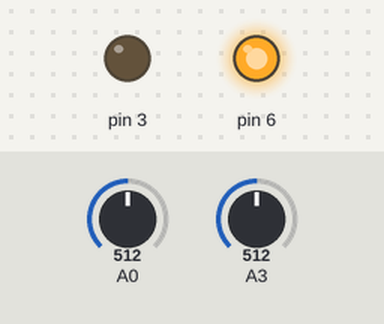
Simulated run of this sketch. Board: Arduino Uno, built with avr-gcc and run on an emulated ATmega328P. Parts: output pins drawn as LEDs (lit = HIGH). Inputs (shaded band) come from the test bench; at power-on: A0 = 512, A3 = 512. Storage starts empty; what the sketch prints to the serial monitor is not drawn.

Above: at 0.1 s.
At 3.6 s:
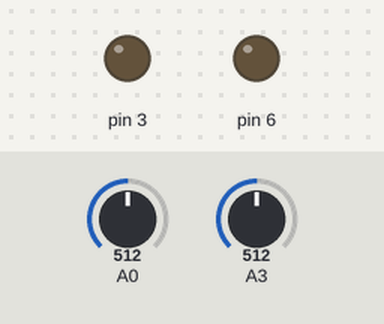
Timing chart, 0 to 5.4 s (numbered marks = the images above):
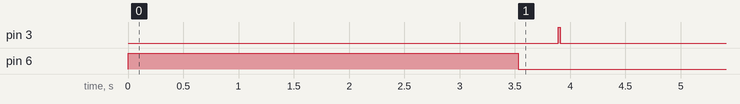

The sketch:

SDCard.ino
```cpp
/*
  CosmicWatch Desktop Muon Detector Arduino Code

  This code is used to record data to the built in microSD card reader/writer.

  Questions?
  Spencer N. Axani
  saxani@mit.edu

  Requirements: Sketch->Include->Manage Libraries:
  SPI, EEPROM, SD, and Wire are probably already installed.
  1. Adafruit SSD1306     -- by Adafruit Version 1.0.1
  2. Adafruit GFX Library -- by Adafruit Version 1.0.2
  3. TimerOne             -- by Jesse Tane et al. Version 1.1.0
*/

#include <SPI.h>
#include <SD.h>
#include <EEPROM.h>

#define SDPIN 10
SdFile root;
Sd2Card card;
SdVolume volume;

File myFile;

const int SIGNAL_THRESHOLD    = 50;        // Min threshold to trigger on
const int RESET_THRESHOLD     = 25;

const int LED_BRIGHTNESS      = 255;         // Brightness of the LED [0,255]

//Calibration fit data for 10k,10k,249,10pf; 20nF,100k,100k, 0,0,57.6k,  1 point
const long double cal[] = {-9.085681659276021e-27, 4.6790804314609205e-23, -1.0317125207013292e-19,
  1.2741066484319192e-16, -9.684460759517656e-14, 4.6937937442284284e-11, -1.4553498837275352e-08,
   2.8216624998078298e-06, -0.000323032620672037, 0.019538631135788468, -0.3774384056850066, 12.324891083404246};

const int cal_max = 1023;

//initialize variables
char detector_name[40];

unsigned long time_stamp                    = 0L;
unsigned long measurement_deadtime          = 0L;
unsigned long time_measurement              = 0L;      // Time stamp
unsigned long interrupt_timer               = 0L;      // Time stamp
int           start_time                    = 0L;      // Start time reference variable
long int      total_deadtime                = 0L;      // total time between signals

unsigned long measurement_t1;
unsigned long measurement_t2;

float temperatureC;


long int      count                         = 0L;         // A tally of the number of muon counts observed
float         last_adc_value                = 0;
char          filename[]                    = "File_000.txt";
int           Mode                          = 1;

byte SLAVE;
byte MASTER;
byte keep_pulse;


void setup() {
  analogReference (EXTERNAL);
  ADCSRA &= ~(bit (ADPS0) | bit (ADPS1) | bit (ADPS2));    // clear prescaler bits
  //ADCSRA |= bit (ADPS1);                                   // Set prescaler to 4
  ADCSRA |= bit (ADPS0) | bit (ADPS1); // Set prescaler to 8

  get_detector_name(detector_name);
  pinMode(3, OUTPUT);
  pinMode(6, INPUT);

  Serial.begin(9600);
  Serial.setTimeout(3000);

  if (digitalRead(6) == HIGH){
     filename[4] = 'S';
     SLAVE = 1;
     MASTER = 0;
  }

  else{
     //delay(10);
     filename[4] = 'M';
     MASTER = 1;
     SLAVE = 0;
     pinMode(6, OUTPUT);
     digitalWrite(6,HIGH);
     //delay(2000);
    }

  if (!SD.begin(SDPIN)) {
    Serial.println(F("SD initialization failed!"));
    Serial.println(F("Is there an SD card inserted?"));
    return;
  }

  get_Mode();
  if (Mode == 2) read_from_SD();
  else if (Mode == 3) remove_all_SD();
  else{setup_files();}

  if (MASTER == 1){digitalWrite(6,LOW);}
  analogRead(A0);


  start_time = millis();
}

void loop() {
  if(Mode == 1){
  Serial.println(F("##########################################################################################"));
  Serial.println(F("### CosmicWatch: The Desktop Muon Detector"));
  Serial.println(F("### Questions? saxani@mit.edu"));
  Serial.println(F("### Comp_date Comp_time Event Ardn_time[ms] ADC[0-1023] SiPM[mV] Deadtime[ms] Temp[C] Name"));
  Serial.println(F("##########################################################################################"));
  Serial.println("Device ID: " + (String)detector_name);

  myFile.println(F("##########################################################################################"));
  myFile.println(F("### CosmicWatch: The Desktop Muon Detector"));
  myFile.println(F("### Questions? saxani@mit.edu"));
  myFile.println(F("### Comp_date Comp_time Event Ardn_time[ms] ADC[0-1023] SiPM[mV] Deadtime[ms] Temp[C] Name"));
  myFile.println(F("##########################################################################################"));
  myFile.println("Device ID: " + (String)detector_name);

  write_to_SD();
  }
}

void setup_files(){
  for (uint8_t i = 1; i < 201; i++) {
      int hundreds = (i-i/1000*1000)/100;
      int tens = (i-i/100*100)/10;
      int ones = i%10;
      filename[5] = hundreds + '0';
      filename[6] = tens + '0';
      filename[7] = ones + '0';
      if (! SD.exists(filename)) {
          Serial.println("Creating file: " + (String)filename);
          if (SLAVE ==1){
           digitalWrite(3,HIGH);
           delay(1000);
           digitalWrite(3,LOW);
          }
          delay(500);
          myFile = SD.open(filename, FILE_WRITE);
          myFile.flush();
          break;
      }
   }
}

void write_to_SD(){
  while (1){
    if (analogRead(A0) > SIGNAL_THRESHOLD){
      int adc = analogRead(A0);

      if (MASTER == 1) {digitalWrite(6, HIGH);
          count++;
          keep_pulse = 1;}

      analogRead(A3);

      if (SLAVE == 1){
          if (digitalRead(6) == HIGH){
              keep_pulse = 1;
              count++;}}
      analogRead(A3);

      if (MASTER == 1){
            digitalWrite(6, LOW);}

      measurement_deadtime = total_deadtime;
      time_stamp = millis() - start_time;
      measurement_t1 = micros();
      temperatureC = (((analogRead(A3)+analogRead(A3)+analogRead(A3))/3. * (3300./1024)) - 500)/10. ;

      if (MASTER == 1) {
          digitalWrite(6, LOW);
          analogWrite(3, LED_BRIGHTNESS);
          Serial.println((String)count + " " + time_stamp+ " " + adc+ " " + get_sipm_voltage(adc)+ " " + measurement_deadtime+ " " + temperatureC);
          myFile.println((String)count + " " + time_stamp+ " " + adc+ " " + get_sipm_voltage(adc)+ " " + measurement_deadtime+ " " + temperatureC);
          myFile.flush();
          last_adc_value = adc;}

      if (SLAVE == 1) {
          if (keep_pulse == 1){
              analogWrite(3, LED_BRIGHTNESS);
              Serial.println((String)count + " " + time_stamp+ " " + adc+ " " + get_sipm_voltage(adc)+ " " + measurement_deadtime+ " " + temperatureC);
              myFile.println((String)count + " " + time_stamp+ " " + adc+ " " + get_sipm_voltage(adc)+ " " + measurement_deadtime+ " " + temperatureC);
              myFile.flush();
              last_adc_value = adc;}}

      keep_pulse = 0;
      digitalWrite(3, LOW);
      while(analogRead(A0) > RESET_THRESHOLD){continue;}

      total_deadtime += (micros() - measurement_t1) / 1000.;}
    }
}

void read_from_SD(){
    while(true){
    if(SD.exists("File_210.txt")){
      SD.remove("File_209.txt");
      SD.remove("File_208.txt");
      SD.remove("File_207.txt");
      SD.remove("File_206.txt");
      SD.remove("File_205.txt");
      SD.remove("File_204.txt");
      SD.remove("File_203.txt");
      SD.remove("File_202.txt");
      SD.remove("File_201.txt");
      SD.remove("File_200.txt");
      }

    for (uint8_t i = 1; i < 211; i++) {

      int hundreds = (i-i/1000*1000)/100;
      int tens = (i-i/100*100)/10;
      int ones = i%10;
      filename[5] = hundreds + '0';
      filename[6] = tens + '0';
      filename[7] = ones + '0';
      filename[4] = 'M';

      if (SD.exists(filename)) {
          delay(10);
          File dataFile = SD.open(filename);
          Serial.println("opening: " + (String)filename);
          while (dataFile.available()) {
              Serial.write(dataFile.read());
              }
          dataFile.close();
          Serial.println("EOF");
        }
      filename[4] = 'S';
      if (SD.exists(filename)) {
          delay(10);
          File dataFile = SD.open(filename);
          Serial.println("opening: " + (String)filename);
          while (dataFile.available()) {
              Serial.write(dataFile.read());
              }
          dataFile.close();
          Serial.println("EOF");
        }
      }

    Serial.println("Done...");
    break;
  }

}

void remove_all_SD() {
  while(true){
    for (uint8_t i = 1; i < 211; i++) {

      int hundreds = (i-i/1000*1000)/100;
      int tens = (i-i/100*100)/10;
      int ones = i%10;
      filename[5] = hundreds + '0';
      filename[6] = tens + '0';
      filename[7] = ones + '0';
      filename[4] = 'M';

      if (SD.exists(filename)) {
          delay(10);
          Serial.println("Deleting file: " + (String)filename);
          SD.remove(filename);
        }
      filename[4] = 'S';
      if (SD.exists(filename)) {
          delay(10);
          Serial.println("Deleting file: " + (String)filename);
          SD.remove(filename);
        }
    }
    Serial.println("Done...");
    break;
  }
  write_to_SD();
}

void get_Mode(){ //fuction for automatic port finding on PC
    Serial.println("CosmicWatchDetector");
    Serial.println(detector_name);
    String message = "";
    message = Serial.readString();
    if(message == "write"){
      delay(1000);
      Mode = 1;
    }
    else if(message == "read"){
      delay(1000);
      Mode =  2;
    }
    else if(message == "remove"){
      delay(1000);
      Mode = 3;
    }
}

float get_sipm_voltage(float adc_value){
  float voltage = 0;
  for (int i = 0; i < (sizeof(cal)/sizeof(float)); i++) {
    voltage += cal[i] * pow(adc_value,(sizeof(cal)/sizeof(float)-i-1));
    }
    return voltage;
    }

boolean get_detector_name(char* det_name)
{
    byte ch;                              // byte read from eeprom
    int bytesRead = 0;                    // number of bytes read so far
    ch = EEPROM.read(bytesRead);          // read next byte from eeprom
    det_name[bytesRead] = ch;               // store it into the user buffer
    bytesRead++;                          // increment byte counter

    while ( (ch != 0x00) && (bytesRead < 40) && ((bytesRead) <= 511) )
    {
        ch = EEPROM.read(bytesRead);
        det_name[bytesRead] = ch;           // store it into the user buffer
        bytesRead++;                      // increment byte counter
    }
    if ((ch != 0x00) && (bytesRead >= 1)) {det_name[bytesRead - 1] = 0;}
    return true;
}
```

Measured:
- by itself, pin 3: LOW → HIGH at 3.9 s, → LOW 0.02 s later
